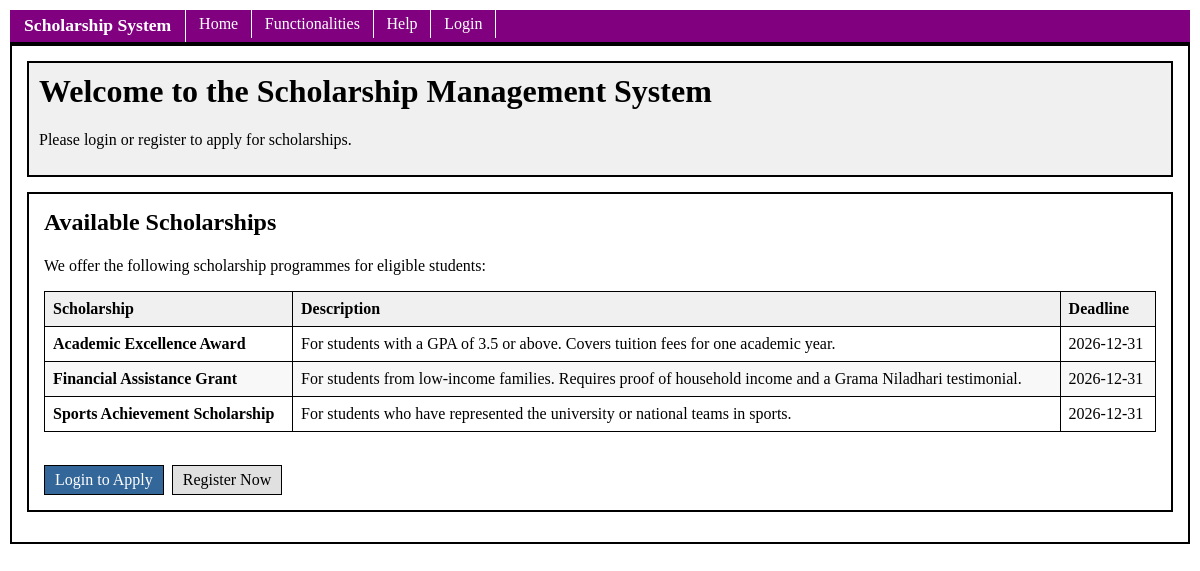
Page /public/home.php on the committed database.
### tables this page shows
CREATE TABLE IF NOT EXISTS scholarships (
    id INT AUTO_INCREMENT PRIMARY KEY,
    name VARCHAR(150) NOT NULL,
    description TEXT,
    deadline DATE,
    created_at TIMESTAMP DEFAULT CURRENT_TIMESTAMP
);

### public/home.php (the view, shortened to what this page needs)
<?php
require_once '../config/db.php';
$isLoggedIn = isset($_SESSION['user_id']);
$username = $isLoggedIn ? $_SESSION['username'] : 'Guest';
$message = '';
$selectedScholarship = null;
$allScholarships = $conn->query("SELECT * FROM scholarships ORDER BY id ASC")->fetchAll();
$applications = [];
$userProfile = [];
require_once '../includes/header.php';
?>
    <div class="container">
        <div class="dashboard-header">
            <?php if ($isLoggedIn): ?>
                <h1>Welcome, <?php echo htmlspecialchars($username); ?>!</h1>
                <p>Role: <?php echo ucfirst($_SESSION['role']); ?></p>
            <?php else: ?>
                <h1>Welcome to the Scholarship Management System</h1>
                <p>Please login or register to apply for scholarships.</p>
            <?php endif; ?>
        </div>
        <?php if ($isLoggedIn): ?>
            <?php if ($message): ?>
            <script type="text/javascript">alert("<?php echo addslashes($message); ?>");</script>
            <?php endif; ?>
            <?php if ($isStudent): ?>
                <?php if ($selectedScholarship): ?>
                    <div class="content-page">
                        <h2>Apply for: <?php echo htmlspecialchars($selectedScholarship['name']); ?></h2>
                        <p><?php echo htmlspecialchars($selectedScholarship['description']); ?></p>
                        <?php if ($selectedScholarship['deadline']): ?>
                            <p><strong>Deadline:</strong> <?php echo htmlspecialchars($selectedScholarship['deadline']); ?></p>
                        <?php endif; ?>
                        <hr>
                        <form name="appForm" action="home.php" method="POST" onsubmit="return checkApplication()">
                            <input type="hidden" name="apply" value="1">
                            <input type="hidden" name="scholarship_id" value="<?php echo $selectedScholarship['id']; ?>">
                            <div class="form-group">
                                <label>Full Name</label>
                                <input type="text" name="full_name" value="<?php echo htmlspecialchars($userProfile['full_name']); ?>" required>
                            </div>
                            <div class="form-group">
                                <label>Name with Initials</label>
                                <input type="text" name="name_with_initials" value="<?php echo htmlspecialchars($userProfile['name_with_initials']); ?>" required>
                            </div>
                            <div class="form-group">
                                <label>Date of Birth</label>
                                <input type="date" name="dob" value="<?php echo htmlspecialchars($userProfile['dob']); ?>" required>
                            </div>
                            <div class="form-group">
                                <label>Gender</label>
                                <select name="gender" required>
                                    <option value="">-- Select --</option>
                                    <option value="Male" <?php if($userProfile['gender'] === 'Male') echo 'selected'; ?>>Male</option>
                                    <option value="Female" <?php if($userProfile['gender'] === 'Female') echo 'selected'; ?>>Female</option>
                                    <option value="Other" <?php if($userProfile['gender'] === 'Other') echo 'selected'; ?>>Other</option>
                                </select>
                            </div>
                            <hr>
                            <div class="form-group">
                                <label>Parents' Annual Income (Rs.)</label>
                                <input type="number" step="0.01" id="appIncome" name="parents_income">
                            </div>
                            <div class="form-group">
                                <label>Parents' Occupation</label>
                                <input type="text" id="appOccupation" name="parents_occupation">
                            </div>
                            <div class="form-group">
                                <label>Purpose of Request</label>
                                <input type="text" id="appPurpose" name="purpose">
                            </div>
                            <div class="form-group">
                                <label>Current <abbr title="Grade Point Average">GPA</abbr> (0.00 - 4.00)</label>
                                <input type="number" step="0.01" min="0" max="4.0" id="appGpa" name="gpa">
                            </div>
                            <div class="form-group">
                                <label>Permanent Address</label>
                                <textarea name="permanent_address" id="appAddress" rows="2"></textarea>
                            </div>
                            <div class="form-group">
                                <label><abbr title="National Identity Card">NIC</abbr> Number</label>
                                <input type="text" id="appNic" name="nic">
                            </div>
                            <div class="form-group">
                                <label>Contact Number</label>
                                <input type="text" id="appContact" name="contact_numbers">
                            </div>
                            <div class="form-group">
                                <label>Additional Description</label>
                                <textarea name="description" id="appDesc" rows="3"></textarea>
                            </div>
                            <div class="form-group">
                                <label>
                                    <input type="checkbox" id="appTestimonial" name="testimonial_checked">
                                    I confirm that I have a testimonial from a Grama Niladhari or authorized personnel.
                                </label>
                            </div>
                            <button type="submit" class="btn btn-primary">Submit Application</button>
                            <a href="home.php" class="btn">Back to Scholarships</a>
                        </form>
                    </div>
                <?php else: ?>
                    <div class="content-page">
                        <h2>Available Scholarships</h2>
                        <?php if (empty($allScholarships)): ?>
                            <p>No scholarships are currently available.</p>
                        <?php else: ?>
                            <table>
                                <thead>
                                    <tr>
                                        <th>Scholarship</th>
                                        <th>Description</th>
                                        <th>Deadline</th>
                                        <th>Action</th>
                                    </tr>
                                </thead>
                                <tbody>
                                    <?php foreach ($allScholarships as $sch): ?>
                                    <tr>
                                        <td><strong><?php echo htmlspecialchars($sch['name']); ?></strong></td>
                                        <td><?php echo htmlspecialchars($sch['description']); ?></td>
                                        <td><?php echo htmlspecialchars($sch['deadline']); ?></td>
                                        <td><a href="home.php?sid=<?php echo $sch['id']; ?>" class="btn btn-primary">Apply</a></td>
                                    </tr>
                                    <?php endforeach; ?>
                                </tbody>
                            </table>
                        <?php endif; ?>
                    </div>
                <?php endif; ?>
                <div class="table-container">
                    <h2>Your Applications</h2>
                    <table>
                        <caption>Your submitted scholarship applications</caption>
                        <thead>
                            <tr>
                                <th>Scholarship</th>
                                <th>GPA</th>
                                <th>Status</th>
                                <th>Applied On</th>
                            </tr>
                        </thead>
                        <tbody>
                            <?php foreach ($applications as $app): ?>
                            <tr>
                                <td><?php echo htmlspecialchars($app['scholarship_name']); ?></td>
                                <td><?php echo htmlspecialchars($app['gpa']); ?></td>
                                <td><em><?php echo ucfirst($app['status']); ?></em></td>
                                <td><?php echo htmlspecialchars($app['applied_at']); ?></td>
                            </tr>
                            <?php endforeach; ?>
                            <?php if (count($applications) === 0): ?>
                            <tr><td colspan="4">No applications yet.</td></tr>
                            <?php endif; ?>
                        </tbody>
                    </table>
                </div>
            <?php endif; ?>
            <?php if ($isAdmin || $isRegistrar): ?>
                <div class="content-page">
                    <p>Use the navigation links above to access your panel.</p>
                </div>
            <?php endif; ?>
        <?php else: ?>
            <div class="content-page">
                <h2>Available Scholarships</h2>
                <?php if (empty($allScholarships)): ?>
                    <p>No scholarships are currently available. Please check back later.</p>
                <?php else: ?>
                    <p>We offer the following scholarship programmes for eligible students:</p>
                    <table>
                        <thead>
                            <tr>
                                <th>Scholarship</th>
                                <th>Description</th>
                                <th>Deadline</th>
                            </tr>
                        </thead>
                        <tbody>
                            <?php foreach ($allScholarships as $sch): ?>
                            <tr>
                                <td><strong><?php echo htmlspecialchars($sch['name']); ?></strong></td>
                                <td><?php echo htmlspecialchars($sch['description']); ?></td>
                                <td><?php echo htmlspecialchars($sch['deadline']); ?></td>
                            </tr>
                            <?php endforeach; ?>
                        </tbody>
                    </table>
                <?php endif; ?>
                <br>
                <a href="login.php" class="btn btn-primary">Login to Apply</a>
                <a href="signup.php" class="btn">Register Now</a>
            </div>
        <?php endif; ?>
    </div>
<?php require_once '../includes/footer.php'; ?>

### public/css/style.css (style rules this page uses)
body { background-color: #ffffff; color: #000000; margin: 0; padding: 10px; }
.container, .content-page, .table-container { border: 2px solid #000000; padding: 15px; margin-bottom: 15px; }
h1, h2, h3 { margin-top: 0; margin-bottom: 10px; padding-bottom: 5px; }
.btn, .btn-primary, .btn-danger { box-sizing: border-box; font-family: inherit; font-size: inherit; line-height: normal; vertical-align: middle; }
.btn { border: 1px solid #000000; background-color: #e0e0e0; color: #000000; padding: 5px 10px; text-decoration: none; display: inline-block; cursor: pointer; margin-right: 4px; }
.btn-primary { border: 1px solid #000000; background-color: #336699; color: #ffffff; padding: 5px 10px; text-decoration: none; display: inline-block; cursor: pointer; margin-right: 4px; }
table { width: 100%; border-collapse: collapse; margin-bottom: 15px; }
table th, table td { border: 1px solid #000000; padding: 8px; text-align: left; }
table th { background-color: #f0f0f0; font-weight: bold; }
tbody tr:nth-child(even) { background-color: #f8f8f8; }
.dashboard-header { border: 2px solid #000000; padding: 10px; margin-bottom: 15px; background-color: #f0f0f0; }

### rows in the picture
scholarships: name "Academic Excellence Award", description "For students with a GPA of 3.5 or above. Covers tuition fees for one academic year.", deadline "2026-12-31"
scholarships: name "Financial Assistance Grant", description "For students from low-income families. Requires proof of household income and a Grama Niladhari testimonial.", deadline "2026-12-31"
scholarships: name "Sports Achievement Scholarship", description "For students who have represented the university or national teams in sports.", deadline "2026-12-31"
